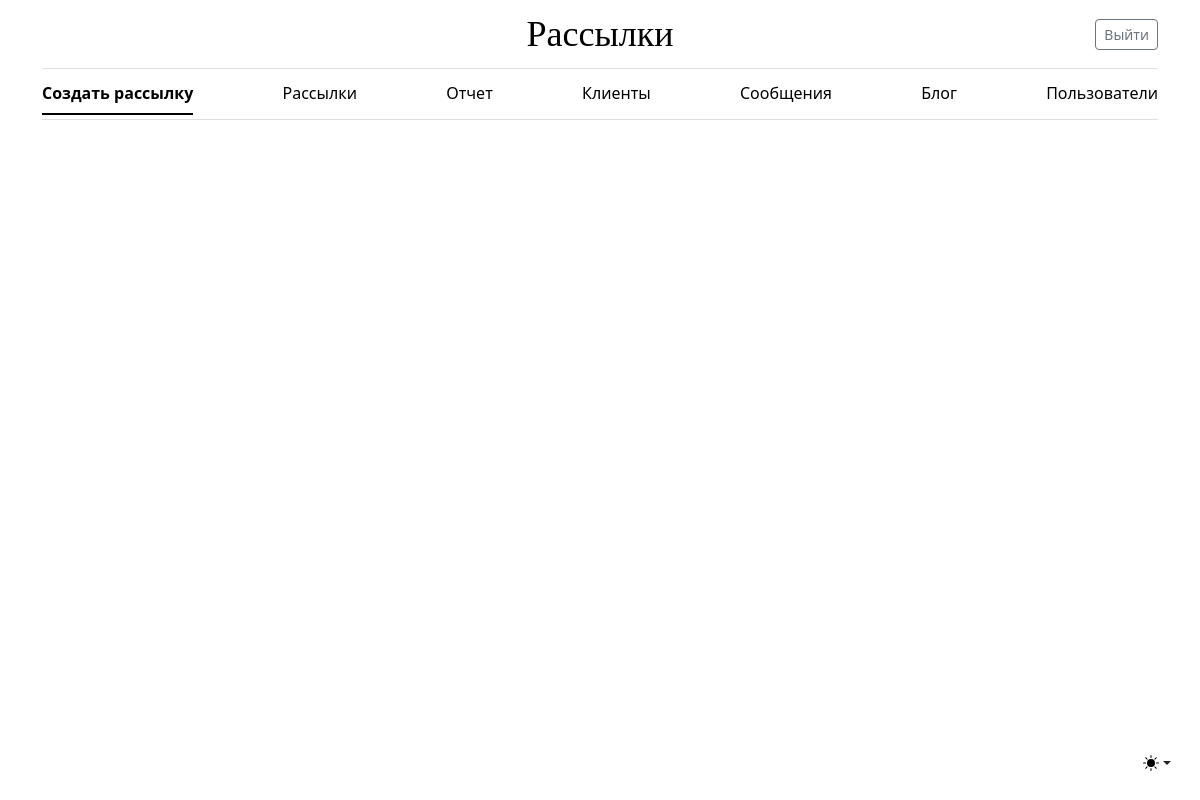
Before: /setting/ (signed in) with the older database file.
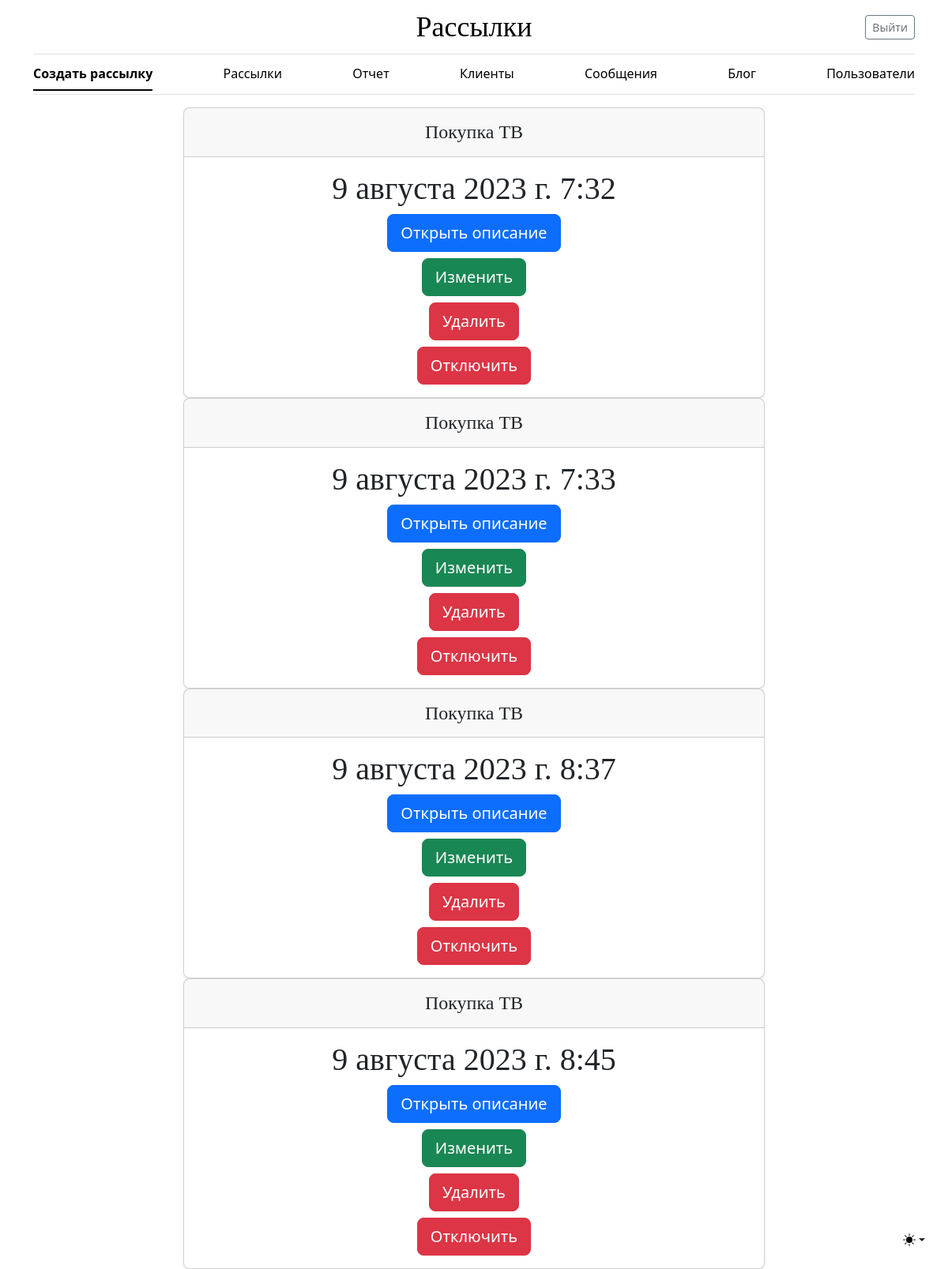
After: the same page with the newer database file.
### mailing/models.py (models this page shows)
class Setting(models.Model):
    FREQUENCY = [
        (None, 'Не указано'),
        ('OPD', 'Раз в день'),
        ('OPW', 'Раз в неделю'),
        ('OPM', 'Раз в месяц')
    ]
    STATUS = [
        (None, 'Не указано'),
        ('created', 'Создана'),
        ('active', 'Запущена'),
        ('closed', 'Завершена')
    ]
    client = models.ManyToManyField('Client', verbose_name="Клиент")
    message = models.ForeignKey('Message', on_delete=models.CASCADE, verbose_name='Сообщение')
    mailing_time = models.DateTimeField(default=timezone.now, verbose_name='Время отправки')
    frequency_mailing = models.CharField(max_length=3, choices=FREQUENCY,
                                         verbose_name='Переодичность отправки')
    mailing_status = models.CharField(max_length=7, choices=STATUS,
                                      verbose_name='Статус отправки')
    owner = models.ForeignKey(settings.AUTH_USER_MODEL, on_delete=models.SET_NULL, **NULLABLE,
                              verbose_name='Владелец')
    class Meta:
        verbose_name = 'Настройки публикации'
        verbose_name_plural = 'Настройки публикаций'
        ordering = ('pk',)
        permissions = [
            (
                'block_status', 'Block or unblock status'
            )
        ]

class Message(models.Model):
    subject_message = models.CharField(max_length=255, **NULLABLE,
                                       verbose_name='Тема сообщения')
    message = models.TextField(**NULLABLE, verbose_name='Сообщение')
    owner = models.ForeignKey(settings.AUTH_USER_MODEL, on_delete=models.SET_NULL, **NULLABLE,
                              verbose_name='Владелец')
    def __str__(self):
        return f'{self.subject_message}'
    class Meta:
        verbose_name = 'Сообщение'
        verbose_name_plural = 'Сообщения'

### mailing/views.py (the view)
# urls.py: path('setting/', SettingListViews.as_view(), name='setting_list'),
class SettingListViews(LoginRequiredMixin, ListView):
    model = Setting
    permission_required = 'mailing.view_setting'
    def get_queryset(self):
        queryset = super().get_queryset()
        if not self.request.user.is_staff:
            queryset = queryset.filter(owner=self.request.user.pk)
        return queryset

### mailing/templates/mailing/setting_list.html (shortened to what this page needs)
{% extends 'mailing/base.html' %}
{% block content %}
    {% for object in object_list %}
<div class="container">
  <div class="row justify-content-md-center">
    <div class="col-8 text-center ">
        <div class="card mb-8 rounded-3 shadow-sm">
          <div class="card-header py-3 text-center">
            <h4 class="my-0 fw-normal">{{ object.message }}</h4>
          </div>
          <div class="card-body text-center">
            <h1 class="card-title pricing-card-title">{{ object.mailing_time }}</h1>
                <a class="btn btn-primary btn-lg" href="{% url 'mailing:setting_detail' object.pk %}" role="button">Открыть описание</a>
                    {% if user.is_staff %}
                        {% if perms.mailing.change_setting %}
                            <a class="btn btn-success btn-lg" href="{% url 'mailing:setting_update' object.pk %}" role="button">Изменить</a>
                        {% endif %}
                    {% else %}
                        <a class="btn btn-success btn-lg" href="{% url 'mailing:setting_update' object.pk %}" role="button">Изменить</a>
                    {% endif %}
                <a class="btn btn-danger btn-lg" href="{% url 'mailing:setting_delete' object.pk %}" role="button">Удалить</a>
              {% if object.mailing_status == 'created' or object.mailing_status == 'active' %}
                <a class="btn btn-danger btn-lg" href="{% url 'mailing:setting_status' object.pk %}" role="button">Отключить</a>
              {% else %}
                <a class="btn btn-danger btn-lg" href="{% url 'mailing:setting_status' object.pk %}" role="button">Запустить</a>
              {% endif %}
          </div>
        </div>
    </div>
  </div>
</div>
    {% endfor %}
{% endblock %}

### mailing/templates/mailing/base.html (shortened to what this page needs)
{% load static %}
<html lang="ru" data-bs-theme="auto">
  <head><script src="{% static 'js/color-modes.js' %}"></script>
<link href="{% static 'css/bootstrap.min.css' %}" rel="stylesheet">
    <link href="{% static 'css/blog.css' %}" rel="stylesheet">
  </head>
  <body>
    <div class="dropdown position-fixed bottom-0 end-0 mb-3 me-3 bd-mode-toggle">
      <button class="btn btn-bd-primary py-2 dropdown-toggle d-flex align-items-center"
              id="bd-theme"
              type="button"
              aria-expanded="false"
              data-bs-toggle="dropdown"
              aria-label="Toggle theme (auto)">
        <svg class="bi my-1 theme-icon-active" width="1em" height="1em"><use href="#circle-half"></use></svg>
      </button>
    </div>
<div class="container">
  <header class="border-bottom lh-1 py-3">
    <div class="row flex-nowrap justify-content-between align-items-center">
      <div class="col-4 pt-1">
      </div>
      <div class="col-4 text-center">
        <a class="blog-header-logo text-body-emphasis text-decoration-none" href="{% url 'mailing:index_list' %}">Рассылки</a>
      </div>
      <div class="col-4 d-flex justify-content-end align-items-center">
        {% if user.is_authenticated %}
         <a class="btn btn-sm btn-outline-secondary" href="{% url 'users:logout' %}">Выйти</a>
        {% else %}
        <a class="btn btn-sm btn-outline-secondary" href="{% url 'users:login' %}">Войти</a>
        <a class="btn btn-sm btn-outline-secondary" href="{% url 'users:register' %}">Регистрация</a>
        {% endif %}
      </div>
    </div>
  </header>
  <div class="nav-scroller py-1 mb-3 border-bottom">
    <nav class="nav nav-underline justify-content-between">
      <a class="nav-item nav-link link-body-emphasis active" href="{% url 'mailing:setting_create' %}">Создать рассылку</a>
      <a class="nav-item nav-link link-body-emphasis" href="{% url 'mailing:setting_list' %}">Рассылки</a>
      <a class="nav-item nav-link link-body-emphasis" href="{% url 'mailing:log_list' %}">Отчет</a>
      <a class="nav-item nav-link link-body-emphasis" href="{% url 'mailing:client_list' %}">Клиенты</a>
      <a class="nav-item nav-link link-body-emphasis" href="{% url 'mailing:message_list' %}">Сообщения</a>
      <a class="nav-item nav-link link-body-emphasis" href="{% url 'blog:blog_list' %}">Блог</a>
      {% if user.is_staff %}
        {% if perms.users.view_user %}
        <a class="nav-item nav-link link-body-emphasis" href="{% url 'users:user_list' %}">Пользователи</a>
        {% endif %}
      {% endif %}
    </nav>
  </div>
</div>
    {% block content %}
    {% endblock %}
</html>

### static/css/blog.css (style rules this page uses)
.blog-header-logo { font-family: "Playfair Display", Georgia, "Times New Roman", serif; font-size: 2.25rem; }
h1, h2, h3, h4, h5, h6 { font-family: "Playfair Display", Georgia, "Times New Roman", serif; }

Changed rows visible on the page:
added Setting: message "Покупка ТВ", mailing_time "9 августа 2023 г. 7:32", mailing_status "Отключить"
added Setting: message "Покупка ТВ", mailing_time "9 августа 2023 г. 7:33", mailing_status "Отключить"
added Setting: message "Покупка ТВ", mailing_time "9 августа 2023 г. 8:37", mailing_status "Отключить"
added Setting: message "Покупка ТВ", mailing_time "9 августа 2023 г. 8:45", mailing_status "Отключить"
